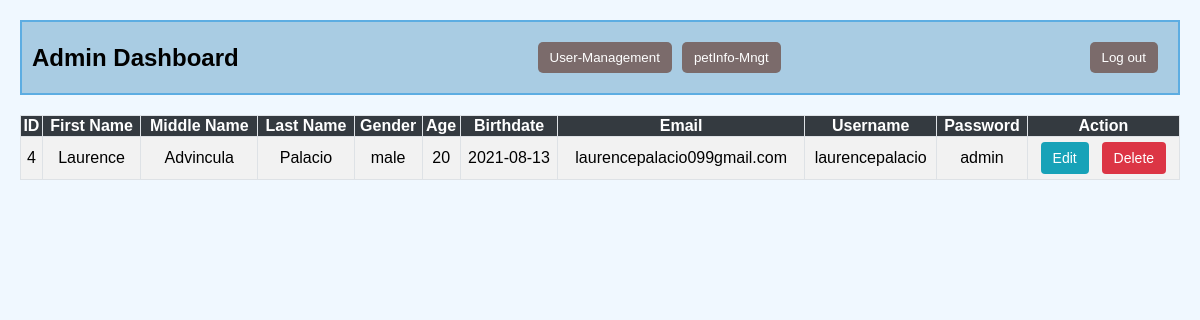
Page /admin/users.php on the earlier database version.
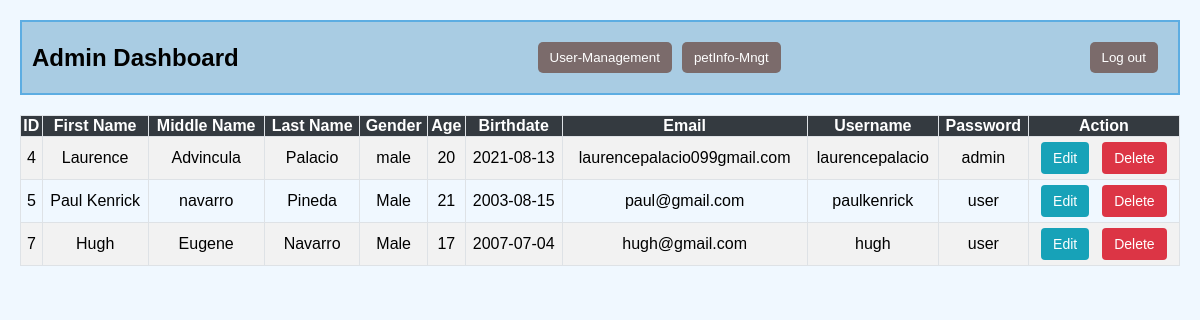
Same page on the later database version.
### tables this page shows
CREATE TABLE `users` (
  `ID` int(11) NOT NULL,
  `First_Name` varchar(50) NOT NULL,
  `Middle_Name` varchar(50) NOT NULL,
  `Last_Name` varchar(50) NOT NULL,
  `Gender` varchar(50) NOT NULL,
  `Age` int(11) NOT NULL,
  `Birthdate` date NOT NULL,
  `Email` varchar(50) NOT NULL,
  `Role` varchar(50) NOT NULL DEFAULT 'user',
  `Username` varchar(50) NOT NULL,
  `Password` varchar(50) NOT NULL
);

### admin/users.php (the view, shortened to what this page needs)
<!DOCTYPE html>
<html lang="en">
<head>
</head>
<body>
    <?php
require_once '../constant/config.php';
    try {
        $stmt = $conn->prepare("SELECT ID,First_Name,Middle_Name,Last_Name,Gender,Age,Birthdate,Email,Username,Password FROM users");
        $stmt->execute();
        if ($stmt->rowCount() > 0) {
            echo "<table><tr><th>ID</th><th>First Name</th><th>Middle Name</th><th>Last Name</th><th>Gender</th><th>Age</th><th>Birthdate</th><th>Email</th><th>Username</th><th>Password</th><th>Action</th></tr>";
            $results = $stmt->fetchAll(PDO::FETCH_ASSOC);
            foreach ($results as $row) {
                echo "<tr>
                        <td>".$row["ID"]."</td>
                        <td>".$row["First_Name"]."</td>
                        <td>".$row["Middle_Name"]."</td>
                        <td>".$row["Last_Name"]."</td>
                        <td>".$row["Gender"]."</td>
                        <td>".$row["Age"]."</td>
                        <td>".$row["Birthdate"]."</td>
                        <td>".$row["Email"]."</td>
                        <td>".$row["Username"]."</td>
                        <td>".$row["Password"]."</td>
                        <td>
                            <a class='btn btn-info' href='update_user.php?id=". $row['ID'] ."'>Edit</a>&nbsp;
                            <a class='btn btn-danger' href='delete.php?id=". $row['ID'] ."'>Delete</a>
                        </td>
                      </tr>";
            }
            echo "</table>";
        } else {
            echo "0 results";
        }
    } catch (PDOException $e) {
        echo "Connection failed: " . $e->getMessage();
    }
    ?>
</body>
</html>

### admin/users.php (style rules this page uses)
body { font-family: Arial, sans-serif; background-color: #f8f9fa; margin: 0; padding: 20px; }
table { width: 100%; height: 100%; border-collapse: collapse; margin-top: 20px; }
table, th, td { border: 1px solid #dee2e6; }
th, td { padding: 12; text-align: center; }
th { background-color: #343a40; color: #fff; }
tr:nth-child(even) { background-color: #f2f2f2; }
.btn { text-decoration: none; padding: 8px 12px; color: #fff; border-radius: 4px; display: inline-block; margin: 4px 2px; font-size: 14px; }
.btn-info { background-color: #17a2b8; }
.btn-danger { background-color: #dc3545; }

Differences in the rows shown:
added users: ID "5", First_Name "Paul Kenrick", Middle_Name "navarro", Last_Name "Pineda", Gender "Male", Age "21", Birthdate "2003-08-15", Email "paul@gmail.com", Username "paulkenrick", Password "user"
added users: ID "7", First_Name "Hugh", Middle_Name "Eugene", Last_Name "Navarro", Gender "Male", Age "17", Birthdate "2007-07-04", Email "hugh@gmail.com", Username "hugh", Password "user"
